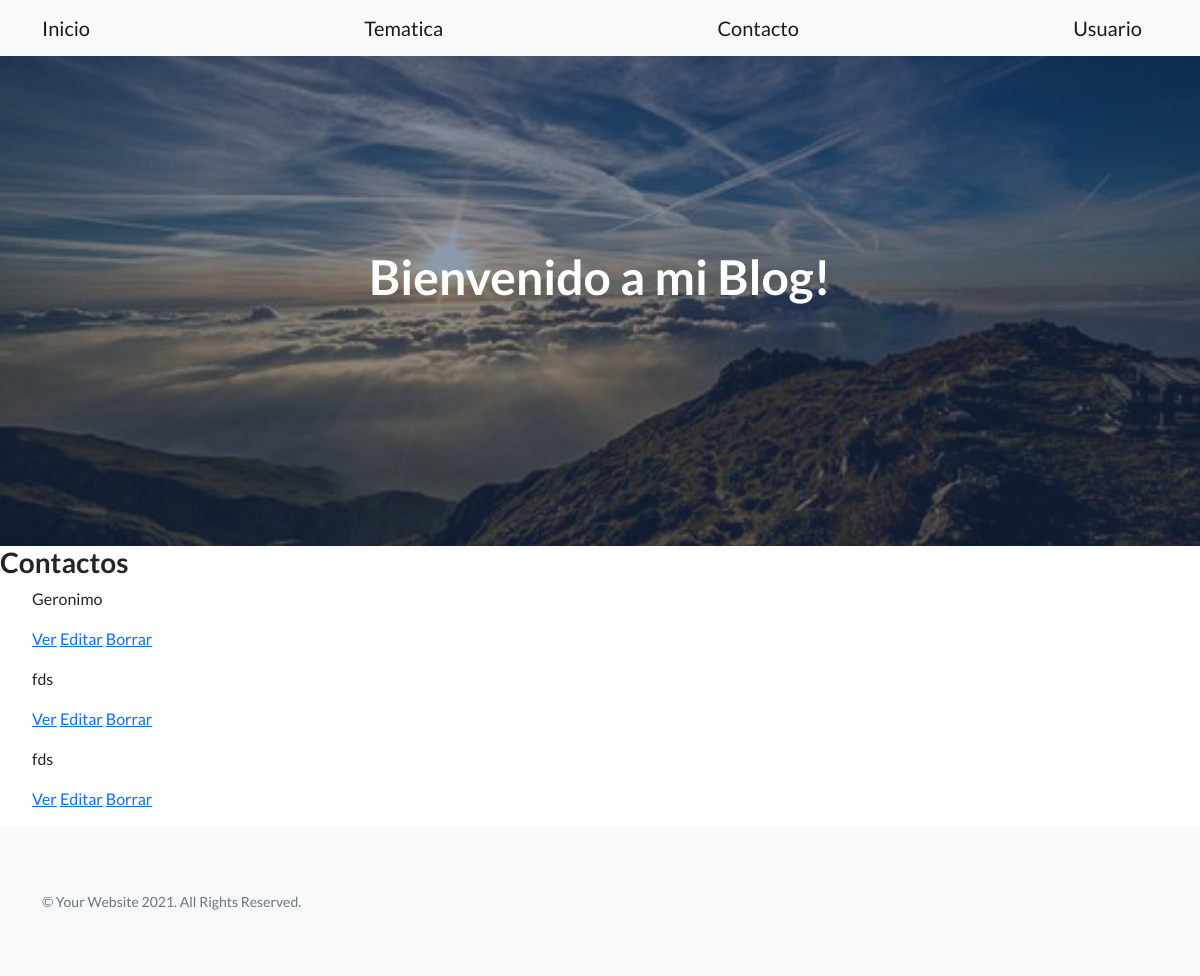
The app's page /AppFogliatti/contacto/list/, older data.
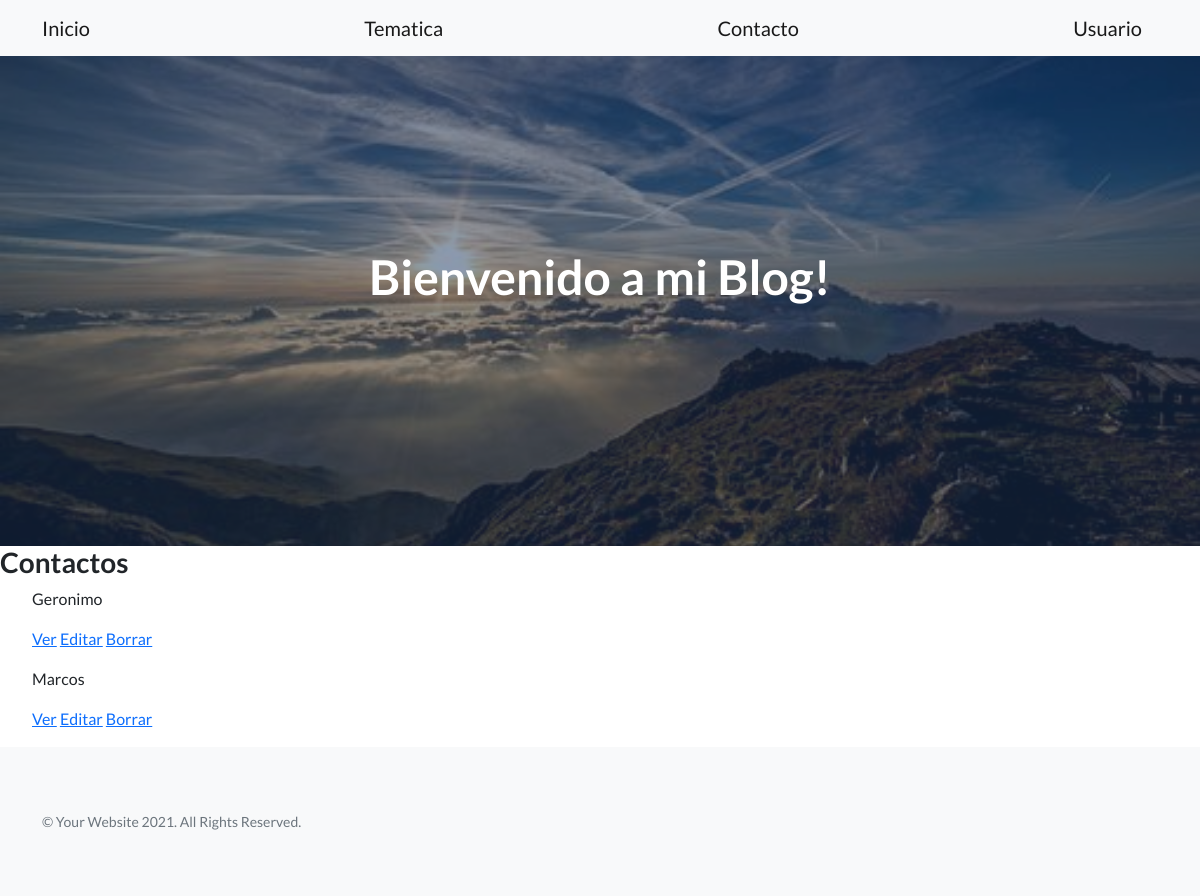
The same page, newer data.
### AppFogliatti/models.py (models this page shows)
class Contacto(models.Model):
    nombre=models.CharField(max_length=40)
    correo=models.CharField(max_length=50)
    descripcion=models.CharField(max_length=300)

### AppFogliatti/views.py (the view)
# urls.py: path('contacto/list/', views.Contactolist.as_view(),name='ListContacto'),
class Contactolist(ListView):
    model = Contacto
    template = "AppFogliatti/contacto_list.html"

### AppFogliatti/templates/AppFogliatti/contacto_list.html (shortened to what this page needs)
{% extends "AppFogliatti/padre.html" %}
{% load static %}
{% block contenidoQueCambia %}
<h3>Contactos</h3>
    <ul>
        {% for contacto in object_list%}
            <p>{{contacto.nombre}}</p>
                <a href="{%url 'DetailContacto' contacto.id %}">Ver</a>
                <a href="{%url 'EditContacto' contacto.id %}">Editar</a>
                <a href="{%url 'DeleteContacto' contacto.id %}">Borrar</a>
        {%endfor%}
    </ul>
{% endblock %}

Row changes from the older to the newer data that the page shows:
removed Contacto: nombre "fds"
removed Contacto: nombre "fds"
added Contacto: nombre "Marcos"
